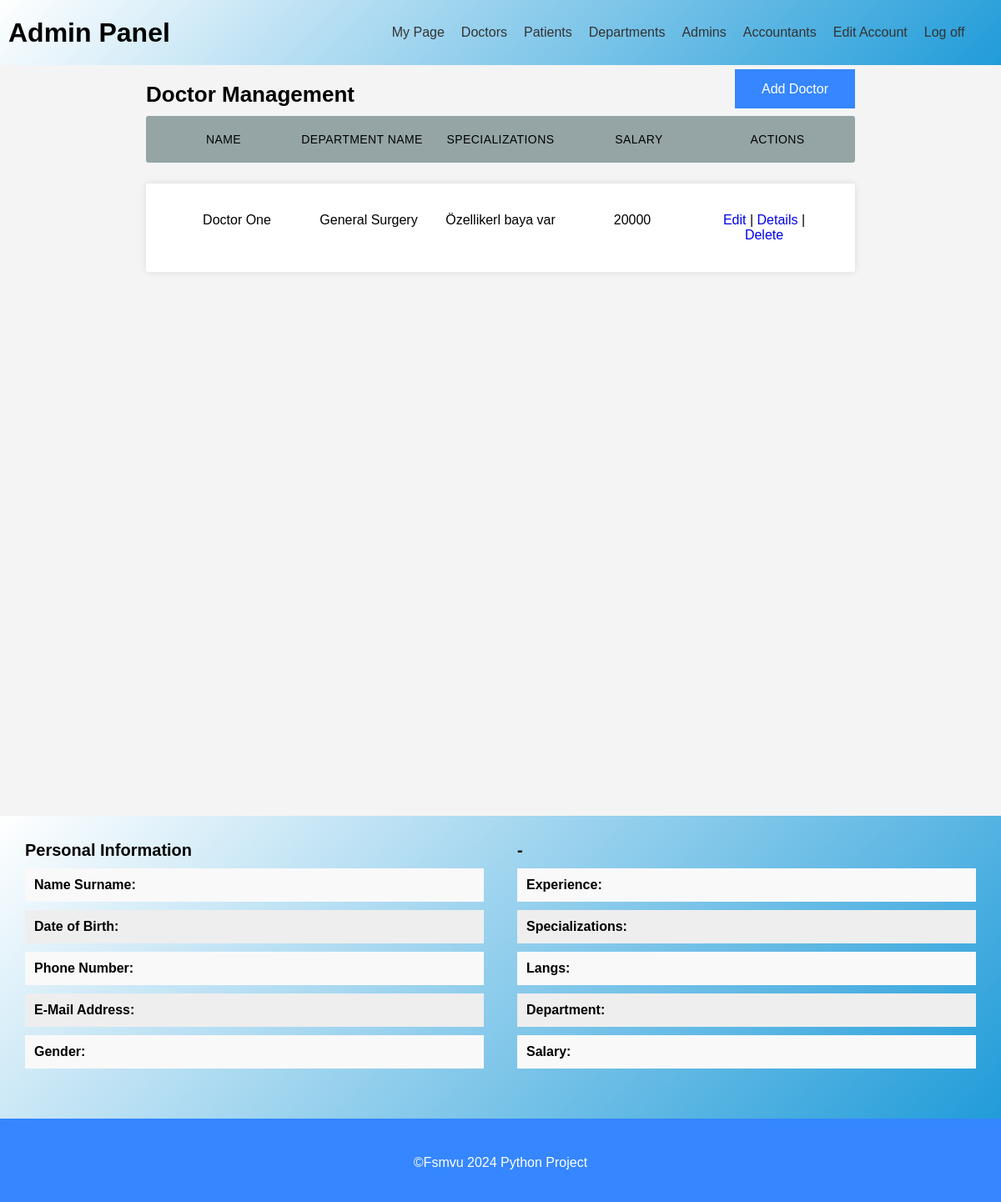
The app's page /Doctors/ (signed in) with its own data.
### doctor/models.py (models this page shows, shortened)
class Doctor(models.Model):
    ID = models.BigAutoField(primary_key=True)
    User = models.ForeignKey(settings.AUTH_USER_MODEL,on_delete=models.CASCADE,blank=True, null=True)
    DateOfBirth = models.DateField(verbose_name="Date of Birth")
    Gender = models.CharField(max_length=1, choices=GENDER_CHOICES,verbose_name="Gender")
    Phone = models.CharField(max_length=11,verbose_name="Phone")
    Salary = models.IntegerField(verbose_name="Salary")
    Specializations = models.CharField(max_length=300,verbose_name="Specializations")
    Experience = models.TextField(verbose_name="Experience")
    Languages = models.CharField(max_length=300,verbose_name="Languages")
    Department = models.ForeignKey(Department, on_delete=models.SET_DEFAULT,default=1,verbose_name="Department")
    IsVisible = models.BooleanField(default=True)
    class Meta:
        db_table = "doctor"

### department/models.py (models this page shows, shortened)
class Department(models.Model):
    ID = models.BigAutoField(primary_key=True)
    Name = models.CharField(max_length=100,verbose_name="Department Name")
    PriceUnit =  models.IntegerField(verbose_name="Price Unit")
    class Meta:
        db_table = "department"

### doctor/views.py (the view)
# urls.py: path('',views.home,name=""),
@login_required
@user_passes_test(lambda u: is_member(u,["Admin","Accountant"]))
def home(request):
    context ={}
    context["dataset"] = Doctor.objects.filter(IsVisible=True)
    return render(request, "doctor/home.html", context)

### doctor/views.py (called while the page is built)
def is_member(user, listgroup):
    return user.groups.filter(name__in=listgroup).exists()

### doctor/templates/doctor/home.html (shortened to what this page needs)
{% extends 'management_base.html' %}
{% load static %}
{% block content %}
  <section id="doktor-yonetimi">
    <div class="container">
      <h2 style="display:inline">Doctor Management</h2>
      {% for group in request.user.groups.all %}
        {% if group.name == 'Admin' %}
          <div class="addButton">
            <a class="addButtonInside" href="/Doctors/Create">Add Doctor</a>
          </div>
        {% endif %}
      {% endfor %}
      <div class="bosluk"></div>
      {% if dataset.count == 0 %}
        <p>No record</p>
      {% else %}
        <ul class="responsive-table">
          <li class="table-header">
            <div class="col col-1">Name</div>
            <div class="col col-2">Department Name</div>
            <div class="col col-3">Specializations</div>
            <div class="col col-3">Salary</div>
            <div class="col col-4">Actions</div>
          </li>
          {% for data in dataset %}
            <li class="table-row">
              <div class="col col-1 nameSurname" data-label="Job Id">{{ data.User.first_name }} {{ data.User.last_name }}</div>
              <div class="col col-2" data-label="Doctor Name">{{ data.Department.Name }}</div>
              <div class="col col-3">{{ data.Specializations }}</div>
              <div class="col col-3">{{ data.Salary }}</div>
              <div class="col col-4" data-label="Operation">
                {% for group in request.user.groups.all %}
                  {% if group.name == 'Accountant' %}
                    <a class="changeSalary" href="/Doctors/ChangeSalary/{{ data.ID }}/">Change Salary</a> |
                    <a class="getDetails" href="/Doctors/Details/{{ data.ID }}/">Details</a>
                  {% else %}
                    <a href="/Doctors/Edit/{{ data.ID }}">Edit</a> |
                    <a class="getDetails" href="/Doctors/Details/{{ data.ID }}/">Details</a>
                    | <a class="delete" href="/Doctors/Delete/{{ data.ID }}/">Delete</a>
                  {% endif %}
                {% endfor %}
              </div>
            </li>
          {% endfor %}
        </ul>
      {% endif %}
    </div>
  </section>
  <div id="ex1" class="modal" style="max-width:initial">
    <section id="ozel-sayfa" style="padding:0;margin-bottom:0">
      <div class="container" style="max-width:initial">
        <div class="kisisel-bilgiler">
          <h3>Personal Information</h3>
          <ul>
            <li class="docNameSurname">
              <span>Name Surname:</span>
            </li>
            <li class="docDoB">
              <span>Date of Birth:</span>
            </li>
            <li class="docNumber">
              <span>Phone Number:</span>
            </li>
            <li class="docEmail">
              <span>E-Mail Address:</span>
            </li>
            <li class="docGender">
              <span>Gender:</span>
            </li>
          </ul>
        </div>
        <div class="hesap-bilgileri">
          <h3>-</h3>
          <ul>
            <li class="docExperience">
              <span>Experience:</span>
            </li>
            <li class="docSpecializations">
              <span>Specializations:</span>
            </li>
            <li class="docLangs">
              <span>Langs:</span>
            </li>
            <li class="docDept">
              <span>Department:</span>
            </li>
            <li class="docSalary">
              <span>Salary:</span>
            </li>
          </ul>
        </div>
      </div>
    </section>
  </div>
{% endblock %}

### templates/headers/admin.html
<header id="header">
  <h1>Admin Panel</h1>
  <nav class="ana-menu">
    <a href="/Management">My Page</a>
    <a href="/Doctors">Doctors</a>
    <a href="/Patients">Patients</a>
    <a href="/Departments">Departments</a>
    <a href="/Admins/">Admins</a>
    <a href="/Accountants/">Accountants</a>
    <a href="/Admins/Edit">Edit Account</a>
    <a href="/Logout">Log off</a>
  </nav>
</header>

### static/css/page-style.css (style rules this page uses)
html { height: 100%; }
body { font-family: Arial, sans-serif; margin: 0; padding: 0; background-color: #f4f4f4; height: 100%; }
header { display: flex; width: 100%; background: linear-gradient(-45deg, #219cd9, #FFF); align-items: center; font-family: Arial, sans-serif; padding: 10px; }
.ana-menu { display: flex; justify-content: space-between; margin-left: auto; margin-right: 2%; }
.ana-menu a { text-decoration: none; color: #333; margin-left: auto; transition: all 0.3s ease-in; padding: 20px 10px; }
section { padding: 20px; margin-bottom: 100px; min-height: 100%; }
a { text-decoration: none; }
.container { max-width: 75%; margin-left: auto; margin-right: auto; padding-left: 10px; padding-right: 10px; }
.addButton { float: right; }
.addButtonInside { background-color: #3586ff; border: none; color: white; padding: 15px 32px; text-align: center; text-decoration: none; font-size: 16px; }
.bosluk { height: 10px; }
* { margin: 0; padding: 0; box-sizing: border-box; font-family: "Poppins", sans-serif; }

### records on screen
Doctor: User.first_name "Doctor", User.last_name "One", Department.Name "General Surgery", Specializations "Özellikerl baya var", Salary "20000"
